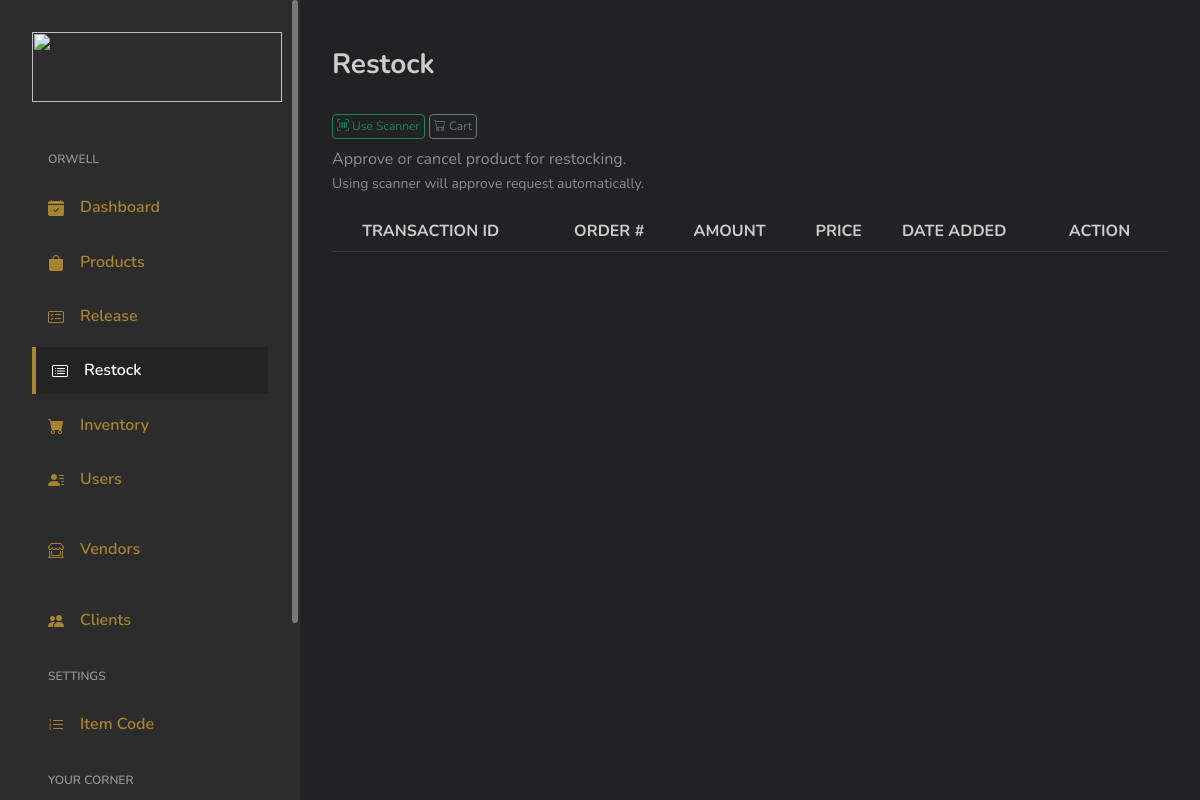
The app's page /admin/product_restocking, older data.
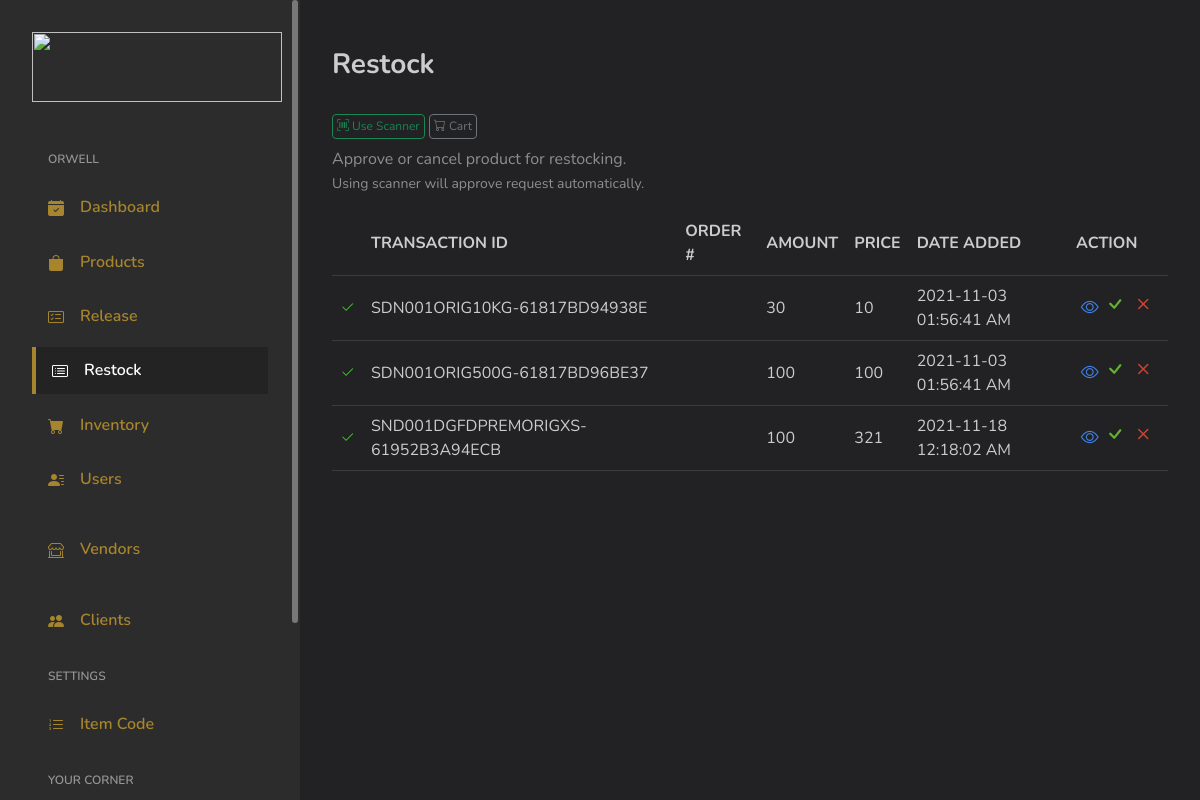
The same page, newer data.
### tables this page shows
CREATE TABLE `products_transactions` (
  `ID` int(11) NOT NULL,
  `Code` varchar(255) DEFAULT NULL,
  `TransactionID` varchar(255) DEFAULT NULL,
  `OrderNo` varchar(255) DEFAULT NULL,
  `Type` tinyint(1) DEFAULT NULL COMMENT '0 = Restocked; 1 = Released;',
  `Amount` int(255) DEFAULT 0,
  `PriceUnit` varchar(255) DEFAULT '0',
  `InStock` int(255) DEFAULT 0,
  `Date` varchar(255) DEFAULT NULL,
  `DateAdded` varchar(255) DEFAULT NULL,
  `Status` int(11) NOT NULL COMMENT '0 = for approval\r\n1 = approved',
  `Date_Approval` varchar(255) DEFAULT NULL,
  `UserID` varchar(255) DEFAULT NULL,
  `PriceTotal` varchar(255) DEFAULT NULL
);

### application/controllers/Admin.php (called while the page is built, shortened)
<?php
class Admin extends MY_Controller {
	public $globalData = [];
	public function __construct()
	{
		$this->load->model('Model_Selects');
		$this->load->model('Model_Security');
		$this->load->model('Model_Inserts');
		$this->load->model('Model_Logbook');
	}
	public function product_restocking()
	{
		$data = [];
		$data = array_merge($data, $this->globalData);
		$header['pageTitle'] = 'Restock Transactions';
		$data['globalHeader'] = $this->load->view('main/globals/header', $header);
		$data['Filter_restockprod'] = $this->Model_Selects->Filter_restockprod();
		$this->load->view('admin/restock_product', $data);
	}
}

### index.php (called while the page is built, shortened)
<?php
require_once BASEPATH.'core/CodeIgniter.php';

### application/models/Model_Selects.php (called while the page is built, shortened)
<?php
class Model_Selects extends CI_Model {
	public function Filter_restockprod()
	{
		$this->db->select('*');
		$this->db->where('Type', 0);
		$result = $this->db->get('products_transactions');
		return $result;
	}
}

### application/views/admin/restock_product.php (the view, shortened to what this page needs)
<link rel="stylesheet" type="text/css" href="https://cdn.datatables.net/1.11.3/css/dataTables.bootstrap4.min.css"/>
</head>
<body>
<div id="app">
	<?php $this->load->view('main/template/sidebar') ?>
	<div id="main">
		<div class="page-heading">
			<div class="page-title">
				<div class="row">
					<div class="col-12 col-md-12">
						<h3>Restock</h3>
					</div>
					<div class="col-12 col-md-12 pt-4 pb-2">
						<button type="button" class="scnrestock-btn btn btn-sm-success" style="font-size: 12px;"><i class="bi bi-upc-scan"></i> Use Scanner</button>
						<button type="button" class="viewRestockCart-btn btn btn-sm-secondary ml-auto" style="font-size: 12px;"><i class="bi bi-cart"></i> Cart</button>
					</div>
					<p class="text-subtitle text-muted">Approve or cancel product for restocking.
						<br>
						<small>Using scanner will approve request automatically.</small>
					</p>
				</div>
			</div>
			<section class="section">
				<div class="table-responsive">
					<table id="list_release" class="table">
						<thead>
							<tr>
								<th></th>
								<th>
									TRANSACTION ID
								</th>
								<th>
									ORDER #
								</th>
								<th>
									AMOUNT
								</th>
								<th>
									PRICE
								</th>
								<th>
									DATE ADDED
								</th>
								<th>
									ACTION
								</th>
							</tr>
						</thead>
						<tbody>
							<?php foreach ($Filter_restockprod->result_array() as $row): ?>
								<tr scope="row">
									<td class="text-center">
										<?php if ($row['Status'] == 1) {
											print '<i style="font-size: 15px; color: #3EC328;" class="bi bi-check2"></i>';
										} else {
											print '<i style="font-size: 9px; color: #3596CE;" class="bi bi-circle-fill"></i>';
										}?>
									</td>
									<td>
										<?php print $row['TransactionID']; ?>
									</td>
									<td>
									</td>
									<td>
										<?php print $row['Amount']; ?>
									</td>
									<td>
										<?php print $row['PriceUnit']; ?>
									</td>
									<td>
										<?php print $row['DateAdded']; ?>
									</td>
									<td width="100" class="text-center">
										<a style="color: #4081E3;" href="#">
											<span><i style="font-size: 18px;" class="bi bi-eye"></i></span>
										</a>
										<a style="color: #61B330;" href="#">
											<span><i style="font-size: 24px;" class="bi bi-check"></i></span>
										</a>
										<a style="color: #C84534 ;" href="<?=base_url()?>admin/remove_thisicode?uid=">
											<span><i style="font-size: 24px;" class="bi bi-x"></i></span>
										</a>
									</td>
								</tr>
							<?php endforeach ?>
						</tbody>
					</table>
				</div>
			</section>
		</div>
	</div>
</div>
</body>
</html>

### application/views/main/globals/header.php (shortened to what this page needs)
<!DOCTYPE html>
<html lang="en">
<head>
	<link rel="stylesheet" href="<?=base_url()?>/assets/css/bootstrap.css">
	<link rel="stylesheet" href="<?=base_url()?>/assets/vendors/perfect-scrollbar/perfect-scrollbar.css">
	<link rel="stylesheet" href="<?=base_url()?>/assets/vendors/bootstrap-icons/bootstrap-icons.css">
	<link rel="stylesheet" href="<?=base_url()?>/assets/css/app.css">
	<link href="<?=base_url();?>assets/css/style.css?v5" rel="stylesheet">

### application/views/main/template/sidebar.php (shortened to what this page needs)
<div id="sidebar" class="active">
	<div class="sidebar-wrapper active">
		<div class="sidebar-header">
			<div class="d-flex justify-content-between">
				<div class="logo">
					<a href="index.html"><img src="<?=base_url() . 'assets/images/manalok9_logo.png'?>" width="250" height="70"></a>
				</div>
			</div>
		</div>
		<div class="sidebar-menu">
			<ul class="menu">
				<li class="sidebar-title">ORWELL</li>
				<li class="sidebar-item sidebar-admin-dashboard">
					<a href="<?=base_url().'admin'?>" class='sidebar-link'>
						<i class="bi bi-calendar-check-fill"></i>
						<span>Dashboard</span>
					</a>
				</li>
				<li class="sidebar-item sidebar-admin-products">
					<a href="<?=base_url().'admin/products'?>" class='sidebar-link'>
						<i class="bi bi-bag-fill"></i>
						<span>Products</span>
					</a>
				</li>
				<li class="sidebar-item sidebar-admin-release_product">
					<a href="<?=base_url()?>admin/product_releasing" class='sidebar-link'>
						<i class="bi bi-card-checklist"></i>
						<span>Release </span>
					</a>
				</li>
				<li class="sidebar-item sidebar-admin-restock_product">
					<a href="<?=base_url()?>admin/product_restocking" class='sidebar-link'>
						<i class="bi bi-card-list"></i>
						<span>Restock </span>
					</a>
				</li>
				<li class="sidebar-item sidebar-admin-inventory">
					<a href="<?=base_url().'admin/inventory'?>" class='sidebar-link'>
						<i class="bi bi-cart-fill"></i>
						<span>Inventory</span>
					</a>
				</li>
				<li class="sidebar-item sidebar-admin-employees">
					<a href="<?=base_url().'admin/users'?>" class='sidebar-link'>
						<i class="bi bi-person-lines-fill"></i>
						<span>Users</span>
					</a>
				</li>
				<li class="sidebar-item sidebar-admin-vendors pt-3">
					<a href="<?=base_url().'admin/vendors'?>" class='sidebar-link'>
						<i class="bi bi-shop-window"></i>
						<span>Vendors</span>
					</a>
				</li>
				<li class="sidebar-item sidebar-admin-clients pt-3">
					<a href="<?=base_url().'admin/clients'?>" class='sidebar-link'>
						<i class="bi bi-people-fill"></i>
						<span>Clients</span>
					</a>
				</li>
				<li class="sidebar-title">SETTINGS</li>
				<li class="sidebar-item sidebar-admin-settings-itemcode">
					<a href="<?=base_url().'admin/settings_itemcodepage'?>" class='sidebar-link'>
						<i class="bi bi-list-ol"></i>
						<span>Item Code </span>
					</a>
				</li>
				<li class="sidebar-title">YOUR CORNER</li>
			</ul>
		</div>
	</div>
</div>

### assets/css/app.css (style rules this page uses)
.btn i,.btn svg { width:16px;height:16px }
#sidebar.active .sidebar-wrapper { left:0 }
.sidebar-wrapper { width:300px;height:100vh;position:fixed;top:0;z-index:10;overflow-y:auto;background-color:#fff;bottom:0;transition:left .5s ease-out }
.sidebar-wrapper .sidebar-header { padding:2rem 2rem 1rem;font-size:2rem;font-weight:700 }
.sidebar-wrapper .sidebar-header img { height:1.2rem }
.sidebar-wrapper .menu { margin-top:2rem;padding:0 2rem;font-weight:600 }
.sidebar-wrapper .menu .sidebar-title { padding:0 1rem;margin:1.5rem 0 1rem;font-size:1rem;list-style:none;font-weight:600;color:#25396f }
.sidebar-wrapper .menu .sidebar-link { display:block;padding:.7rem 1rem;font-size:1rem;display:flex;align-items:center;border-radius:.5rem;transition:all .5s;text-decoration:none;color:#25396f }
.sidebar-wrapper .menu .sidebar-link i,.sidebar-wrapper .menu .sidebar-link svg { color:#7c8db5 }
.sidebar-wrapper .menu .sidebar-link span { margin-left:1rem }
.sidebar-wrapper .menu .sidebar-item { list-style:none;margin-top:.5rem;position:relative }
.sidebar-wrapper .menu .sidebar-item.active .sidebar-link { background-color:#435ebe }
.sidebar-wrapper .menu .sidebar-item.active .sidebar-link span { color:#fff }
.sidebar-wrapper .menu .sidebar-item.active .sidebar-link i,.sidebar-wrapper .menu .sidebar-item.active .sidebar-link svg { fill:#fff;color:#fff }
.dataTable-table td,.dataTable-table thead th,.table td,.table thead th { vertical-align:middle }
.dataTable-table:not(.table-borderless) thead th,.table:not(.table-borderless) thead th { border-bottom:1px solid #dedede!important }
.bi { width:1rem;height:1rem }
#main { margin-left:300px;padding:2rem }
.page-heading { margin:0 0 2rem }
.page-heading h3 { font-weight:700 }
a { text-decoration:none }

### assets/css/style.css (style rules this page uses)
body { background-color: #222124; color: #8e8e8e; }
.h1, .h2, .h3, .h4, .h5, .h6, h1, h2, h3, h4, h5, h6 { color: #ccc; }
.text-muted { color: #8e8e8e !important; }
a { color: #a7852d; }
.table, table { border-color: #3c3c3c; }
.table { color: #ccc; }
.dataTable-table:not(.table-borderless) thead th, .table:not(.table-borderless) thead th { border-bottom: 1px solid #3c3c3c !important; }
.sidebar-wrapper .sidebar-header img { height: 100%; }
.sidebar-wrapper { background-color: #2c2c2c; }
.sidebar-wrapper .menu .sidebar-link { color: #a7852d; }
.sidebar-wrapper .menu .sidebar-link i, .sidebar-wrapper .menu .sidebar-link svg { color: #a7852d; }
.sidebar-wrapper .menu .sidebar-item.active .sidebar-link { border-radius: 0px; color: #fff; background-color: rgba(0, 0, 0, 0.20); border-left: 4px solid #a7852d; transition: 0s; }
.sidebar-wrapper .menu .sidebar-title { color: #ccc; }
.bi { vertical-align: -.125em; width: 1em; height: 1em; }
.sidebar-title { font-size: 0.75rem !important; opacity: 0.66; }
.btn-sm-success { border: 1px solid #198754; background-color: transparent; color: #198754; padding: 2px 4px; font-size: 12px; cursor: pointer; }
.btn-sm-secondary { border: 1px solid #6c757d; background-color: transparent; color: #6c757d; padding: 2px 4px; font-size: 12px; cursor: pointer; }

Row changes from the older to the newer data that the page shows:
added products_transactions: Status 1 (drawn), TransactionID "SDN001ORIG10KG-61817BD94938E", Amount "30", PriceUnit "10", DateAdded "2021-11-03 01:56:41 AM"
added products_transactions: Status 1 (drawn), TransactionID "SDN001ORIG500G-61817BD96BE37", Amount "100", PriceUnit "100", DateAdded "2021-11-03 01:56:41 AM"
added products_transactions: Status 1 (drawn), TransactionID "SND001DGFDPREMORIGXS-61952B3A94ECB", Amount "100", PriceUnit "321", DateAdded "2021-11-18 12:18:02 AM"
